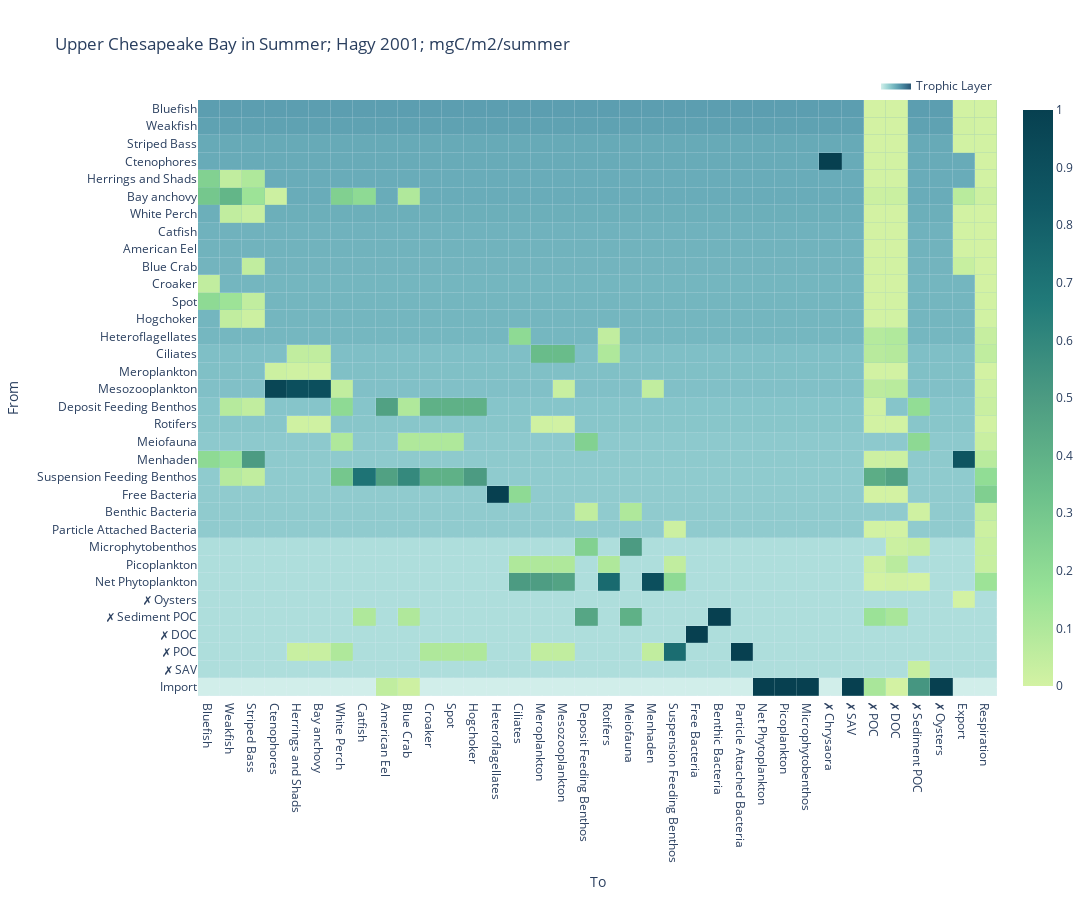

The cell this chart's notebook holds for it:
### Markdown cell above
### diet

### Code cell
show_heatmap(food_webs[0], normalization='diet', show_trophic_layer=True, add_external_flows=True)

### Figure 1 — Plotly figure (JSON) as saved in the notebook; plotly's stock layout.template omitted (floating-point values rounded to 4 significant figures; data arrays with more than 128 entries replaced by an {"elided": "..."} marker saying what was removed)
{"data": [{"colorscale": [[0, "rgb(209, 238, 234)"], [0.1667, "rgb(168, 219, 217)"], [0.3333, "rgb(133, 196, 201)"], [0.5, "rgb(104, 171, 184)"], [0.6667, "rgb(79, 144, 166)"], [0.8333, "rgb(59, 115, 143)"], [1, "rgb(42, 86, 116)"]], "hoverinfo": "skip", "name": "Trophic Layer", "showlegend": true, "showscale": false, "type": "heatmap", "x": {"elided": "1224 str values"}, "xgap": 0.2, "y": {"elided": "1224 str values"}, "ygap": 0.2, "z": {"elided": "1224 float values"}, "zmax": 7.097, "zmin": 0}, {"colorscale": [[0, "rgb(211, 242, 163)"], [0.1667, "rgb(151, 225, 150)"], [0.3333, "rgb(108, 192, 139)"], [0.5, "rgb(76, 155, 130)"], [0.6667, "rgb(33, 122, 121)"], [0.8333, "rgb(16, 89, 101)"], [1, "rgb(7, 64, 80)"]], "hoverongaps": false, "hovertemplate": "%{y} --> %{x}: %{z}<extra></extra>", "showlegend": false, "showscale": true, "type": "heatmap", "x": {"elided": "206 str values"}, "xgap": 0.2, "y": {"elided": "206 str values"}, "ygap": 0.2, "z": {"elided": "206 float values"}, "zmax": 1, "zmin": 1.97e-11}], "layout": {"autosize": true, "height": 900, "legend": {"orientation": "h", "x": 1, "xanchor": "right", "y": 1, "yanchor": "bottom"}, "title": {"text": "Upper Chesapeake Bay in Summer; Hagy 2001; mgC/m2/summer"}, "width": 1200, "xaxis": {"autorange": true, "categoryarray": ["Bluefish", "Weakfish", "Striped Bass", "Ctenophores", "Herrings and Shads", "Bay anchovy", "White Perch", "Catfish", "American Eel", "Blue Crab", "Croaker", "Spot", "Hogchoker", "Heteroflagellates", "Ciliates", "Meroplankton", "Mesozooplankton", "Deposit Feeding Benthos", "Rotifers", "Meiofauna", "Menhaden", "Suspension Feeding Benthos", "Free Bacteria", "Benthic Bacteria", "Particle Attached Bacteria", "Net Phytoplankton", "Picoplankton", "Microphytobenthos", "✗ Chrysaora", "✗ SAV", "✗ POC", "✗ DOC", "✗ Sediment POC", "✗ Oysters", "Export", "Respiration"], "range": [-0.5, 35.5], "showspikes": true, "spikethickness": 0.5, "title": {"text": "To"}, "type": "category"}, "yaxis": {"autorange": true, "categoryarray": ["Import", "✗ SAV", "✗ POC", "✗ DOC", "✗ Sediment POC", "✗ Oysters", "Net Phytoplankton", "Picoplankton", "Microphytobenthos", "Particle Attached Bacteria", "Benthic Bacteria", "Free Bacteria", "Suspension Feeding Benthos", "Menhaden", "Meiofauna", "Rotifers", "Deposit Feeding Benthos", "Mesozooplankton", "Meroplankton", "Ciliates", "Heteroflagellates", "Hogchoker", "Spot", "Croaker", "Blue Crab", "American Eel", "Catfish", "White Perch", "Bay anchovy", "Herrings and Shads", "Ctenophores", "Striped Bass", "Weakfish", "Bluefish"], "range": [-0.5, 33.5], "showspikes": true, "spikemode": "across", "spikesnap": "cursor", "spikethickness": 0.5, "title": {"text": "From"}, "type": "category"}}}
